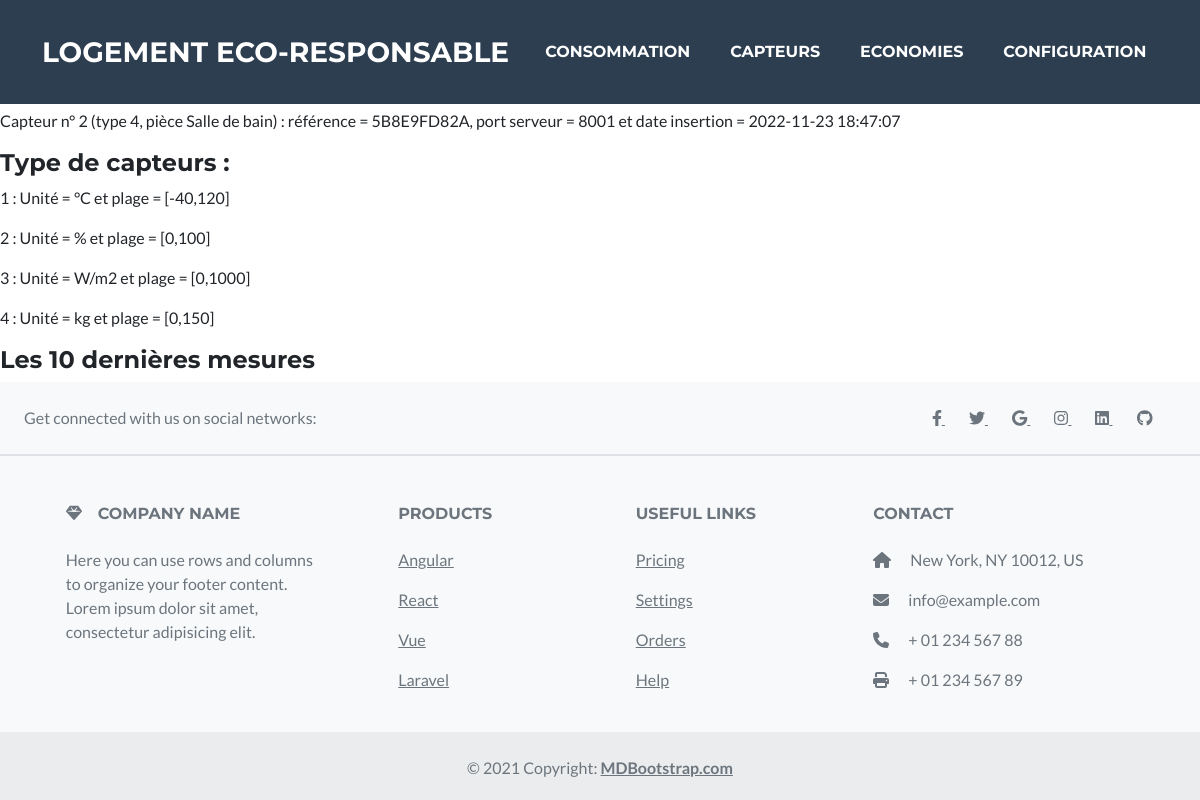
The page /website_php/capteurs.php on the database as committed earlier.
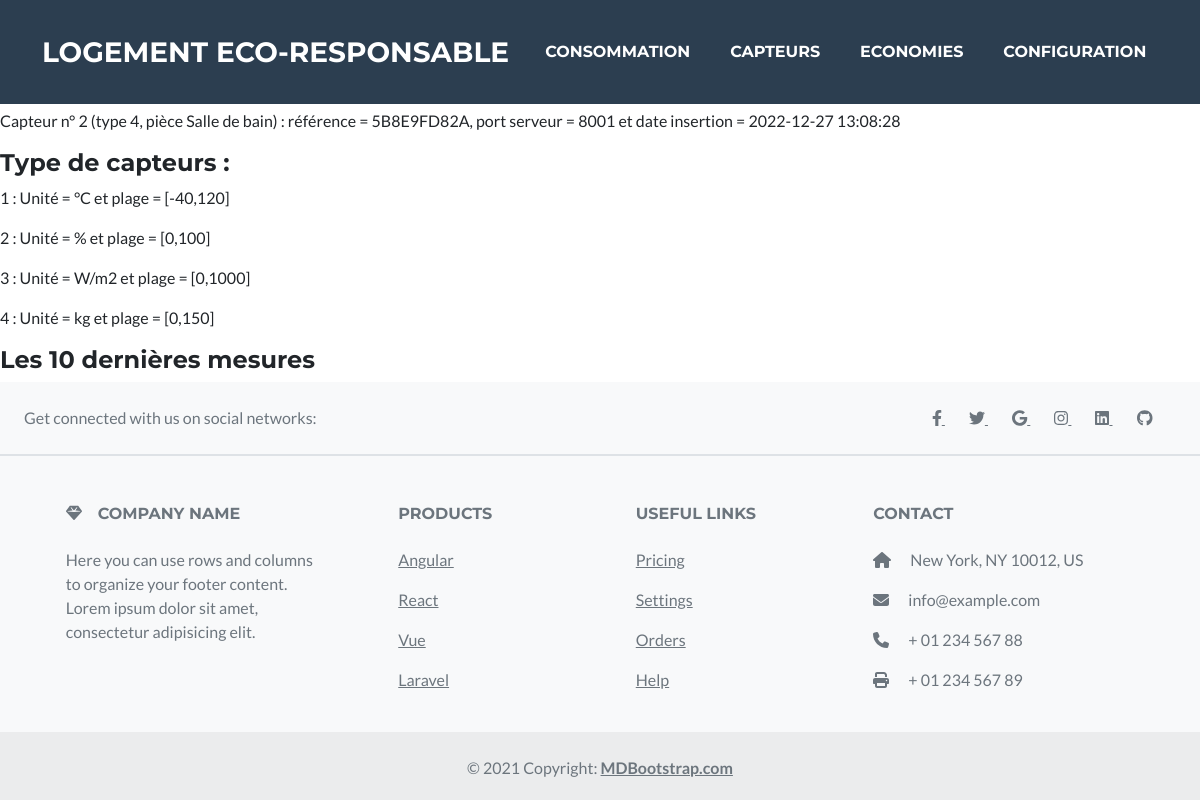
The same page on the database as committed later.
### tables this page shows
CREATE TABLE Capteur (id INTEGER PRIMARY KEY AUTOINCREMENT, Ref_Commerciale TEXT NOT NULL, Port_Serveur INT NOT NULL, Date_Insertion TIMESTAMP DEFAULT CURRENT_TIMESTAMP, 
	Id_Type INTEGER NOT NULL, FOREIGN KEY (Id_Type) REFERENCES Type_Capteur(id));

CREATE TABLE Piece (id  INTEGER PRIMARY KEY AUTOINCREMENT, Nom TEXT NOT NULL, Coord_x REAL, Coord_y REAL, Coord_z REAL);

### website_php/capteurs.php (the view, shortened to what this page needs)
<!DOCTYPE html>
<html lang="en">
<head>
  <?php include('includes/header.php'); ?>
</head>
<body class="fixed-sn mdb-skin-custom">
  <?php include('includes/navigation.php'); ?>
<main class="">
<section id="capteurs">
<h4>Vous trouverez ici toutes les informations concernant les capteurs </h4>
<?php
$db = new SQLite3('../logement.db');
$stm = $db->prepare('SELECT * FROM Capteur');
$res = $stm->execute();
while ($row = $res->fetchArray()): ?>
  <?php
  $stm_Piece_Capteur = $db->prepare('SELECT id_piece FROM Piece_Possede_Capteur WHERE id_capteur = ?');
  $stm_Piece_Capteur->bindValue(1,$row[0],SQLITE3_INTEGER);
  $res_Piece_Capteur = $stm_Piece_Capteur->execute();
  $row_Piece_Capteur = $res_Piece_Capteur->fetchArray();
  $stm_Piece = $db->prepare('SELECT Nom FROM Piece WHERE id = ?');
  $stm_Piece->bindValue(1,$row_Piece_Capteur[0]);
  $res_Piece = $stm_Piece->execute();
  $row_Piece = $res_Piece->fetchArray();
  ?>
  <p> <?php echo "Capteur n° {$row[0]} (type {$row[4]}, pièce $row_Piece[0]) : référence = {$row[1]}, port serveur = {$row[2]} et date insertion = {$row[3]}\n"; ?> </p>
<?php endwhile; ?>
<h4>Type de capteurs : </h4>
<?php
$stm = $db->prepare('SELECT * FROM Type_Capteur');
$res = $stm->execute();
while ($row = $res->fetchArray()): ?>
  <p> <?php echo "$row[0] : Unité = $row[1] et plage = [$row[2],$row[3]]"; ?> </p>
<?php endwhile; ?>
<h4>Les 10 dernières mesures </h4>
</section>
</main>
<?php include('includes/footer_style.php'); ?>
</body>
</html>

Rows that differ between the two databases and show on the page:
changed capteur "5B8E9FD82A": Date_Insertion "2022-11-23 18:47:07" → "2022-12-27 13:08:28"
